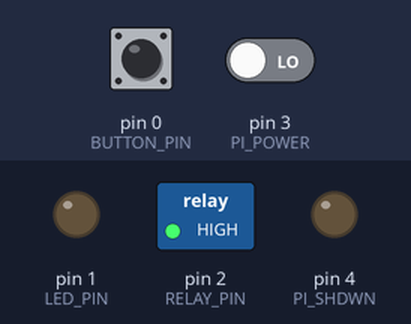
Bench run of a sketch on a simulated Arduino Uno, built with avr-gcc and run on an emulated ATmega328P. On the bench: switched loads named in the sketch (green lamp = pin HIGH), output pins drawn as LEDs (lit = HIGH). The inputs (shaded band) are chosen by the test bench; at power-on: pin 0 (BUTTON_PIN) HIGH, pin 3 (PI_POWER) LOW.

Above: at 1.2 s.
1.3 s: pin 0 (BUTTON_PIN) pulled LOW for 1 s
At 2.1 s:
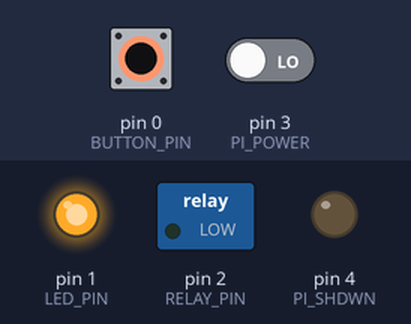
At 2.6 s:
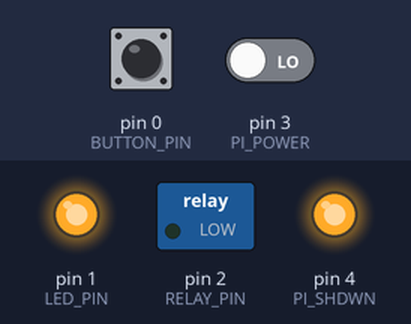
4.3 s: pin 3 (PI_POWER) driven HIGH
7.3 s: pin 3 (PI_POWER) driven LOW
10.3 s: pin 0 (BUTTON_PIN) pulled LOW for 3.2 s
At 14.1 s:
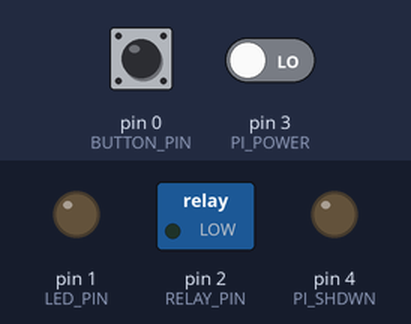
Timing chart, 0 to 20.2 s (numbered marks = the images above; inputs shaded):
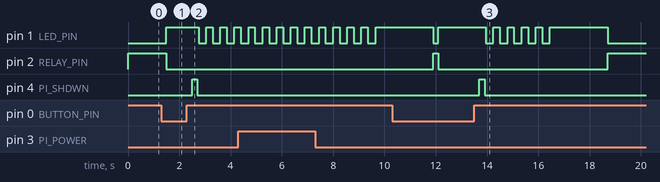

The sketch:

PiPowerController.ino
```cpp
int PI_POWER = 3; // Default is Pin27? "dtoverlay=gpio-poweroff,gpiopin=2,active_low="y"
int PI_SHDWN = 4; //Default is GPIO3 on Rpi with "dtoverlay=gpio-shutdown"
int RELAY_PIN = 2;
int BUTTON_PIN = 0;
int LED_PIN = 1;

bool AUTOPWR = 1; // 0 for auto off | 1 for auto on when plugged in (off when using toggle switch)
bool MOM_TOGGLE = 0; // 1 for momentary | 0 for toggle
bool RELAY_MODE = 0; // 0 for LOW on | 1 for HIGH on

int checkOffCount = 0;
int waitingOffTimeoutCount=0;
int powerstatus;
//Power Modes
// 0 Power off
// 1 Power on
// 2 Powering off
// 3 Waiting for Pi to shutdown
// 4 Hard Shutdown

int buttondowncount = 0;
int buttonupcount = 0;

void setup(){
  // put your setup code here, to run once:
  pinMode(LED_PIN, OUTPUT); //LED
  pinMode(RELAY_PIN, OUTPUT); //Power Relay
  pinMode(BUTTON_PIN, INPUT);  //Button
  pinMode(PI_SHDWN, OUTPUT); //Shutdown trigger
  pinMode(PI_POWER, INPUT); //Sense Pi Power

  if(AUTOPWR && MOM_TOGGLE)//Setting auto power status on power up.
    powerstatus = 1;
  else
    powerstatus = 0;
}

void loop() {

  //Read the state of the button/swtich into a local variable:
  bool reading = !digitalRead(BUTTON_PIN);

  if(MOM_TOGGLE) //Mommentary button check
  {

    if(buttondowncount>1000)
      buttondowncount = 0;
    if(buttonupcount>1000)
      buttonupcount = 0;

    if (reading) {
      // Reset the debouncing timer
      buttonupcount = 0;
      buttondowncount = buttondowncount + 1;
    }
    if (!reading)
    {
      buttonupcount = buttonupcount + 1;
      if(buttondowncount>=60 && buttonupcount >2)
      {//Long Pressed Button
        buttondowncount = 0;
        buttonupcount = 0;
        powerstatus = 4;
      }
      else if(buttondowncount>=3 && buttonupcount >2)
      {//Button Pressed
        buttondowncount = 0;
        buttonupcount = 0;
        if(powerstatus==0)
          powerstatus=1;
        else if(powerstatus==1)
          powerstatus=2;
      }
    }
  }
  else
  {
    if(powerstatus==0){
      if(reading)
        checkOffCount = checkOffCount + 1;
      else
        checkOffCount=0;
      if(checkOffCount>=5) {
        powerstatus = 1;
        checkOffCount = 0;
      }
    }
    else if(powerstatus==1){
      if(!reading)
        checkOffCount = checkOffCount + 1;
      else
      checkOffCount=0;
      if(checkOffCount>=5){
        powerstatus = 2;
        checkOffCount = 0;
      }
    }
  }
  if(powerstatus==0) //Power off
  {
    digitalWrite(LED_PIN, LOW);
    if(RELAY_MODE)
      digitalWrite(RELAY_PIN, LOW);
    else
      digitalWrite(RELAY_PIN, HIGH);
  }
  else if(powerstatus==1) //Power on
  {
    digitalWrite(PI_SHDWN, LOW);
    digitalWrite(LED_PIN, HIGH);
    if(RELAY_MODE)
      digitalWrite(RELAY_PIN, HIGH);
    else
      digitalWrite(RELAY_PIN, LOW);
  }
  else if(powerstatus==2) //Powering off
  {
    digitalWrite(PI_SHDWN, HIGH);
    delay(200);
    digitalWrite(PI_SHDWN, LOW);
    powerstatus=3;
    checkOffCount = 0;
    waitingOffTimeoutCount = 0;
  }
  else if(powerstatus==3) //Waiting for Pi to shutdown
  {
    digitalWrite(LED_PIN, LOW);
    delay(300);
    digitalWrite(LED_PIN, HIGH);
    delay(200);

    //Check if it's off 5 times before shutting down
    //if(checkPiOff())
    if(!digitalRead(PI_POWER))
      checkOffCount = checkOffCount + 1;
    else
    {
      checkOffCount=0;
      waitingOffTimeoutCount = waitingOffTimeoutCount + 1;
    }
    if(checkOffCount>=5)
    {
      //It's really off but wait 2 seconds
      delay(2000);
      powerstatus = 0;
      checkOffCount = 0;
      waitingOffTimeoutCount = 0;
    }
    else if(waitingOffTimeoutCount>=40)
    {
      //Time out shutdown anyway
      powerstatus = 0;
      checkOffCount = 0;
      waitingOffTimeoutCount = 0;
    }
  }
  else if(powerstatus==4) //Hard shutdown
  {
    powerstatus = 0;
  checkOffCount = 0;
  }
  delay(50);
}
```

Measured:
- after the input at 1.3 s, pin 1 (LED_PIN): LOW → HIGH after 0.20 s, then repeats every 0.55 s: LOW 0.30 s, HIGH 0.25 s; pin 2 (RELAY_PIN): HIGH → LOW after 0.20 s; pin 4 (PI_SHDWN): LOW → HIGH after 1.2 s, → LOW 0.20 s later
- after the input at 10.3 s, pin 4 (PI_SHDWN): LOW → HIGH after 3.4 s, → LOW 0.20 s later
